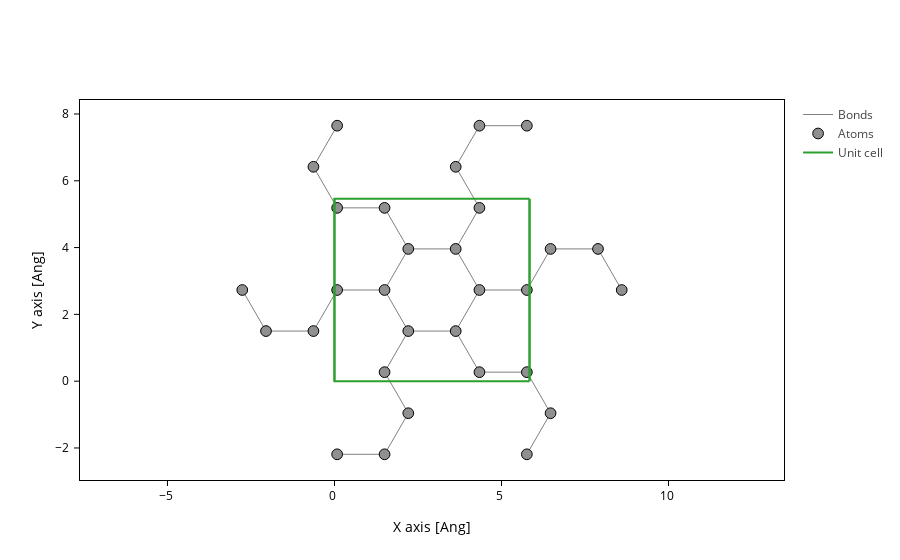

Notebook source saved alongside this figure:
### Code cell
viz.geometry_plot(system, axes=["x", "y"])

### Figure 1 — Plotly figure (JSON) as saved in the notebook; plotly's stock layout.template omitted (floating-point values rounded to 4 significant figures; data arrays with more than 128 entries replaced by an {"elided": "..."} marker saying what was removed)
{"data": [{"line": {"color": "gray", "width": 1}, "meta": {}, "mode": "lines", "name": "Bonds", "opacity": 1, "type": "scatter", "x": {"elided": "630 float values"}, "y": {"elided": "630 float values"}}, {"marker": {"color": "#909090", "line": {"color": "black", "width": 1}, "opacity": 1, "size": 10.72}, "meta": {}, "mode": "markers", "name": "Atoms", "opacity": 1, "type": "scatter", "x": [4.34, 3.63, 2.21, 1.5, 2.21, 3.63, 5.76, 6.47, 7.89, 8.6, 4.34, 3.63, 4.34, 5.76, 1.5, 0.08, -0.63, 0.08, 0.08, -0.63, -2.05, -2.76, 1.5, 2.21, 1.5, 0.08, 4.34, 5.76, 6.47, 5.76], "y": [2.73, 3.96, 3.96, 2.73, 1.5, 1.5, 2.73, 3.96, 3.96, 2.73, 5.189, 6.419, 7.649, 7.649, 5.189, 5.189, 6.419, 7.649, 2.73, 1.5, 1.5, 2.73, 0.2702, -0.9595, -2.189, -2.189, 0.2702, 0.2702, -0.9595, -2.189]}, {"meta": {}, "mode": "lines", "name": "Unit cell", "type": "scatter", "x": [0.0, 0.0, 5.84, 5.84, 0.0, 0.0, NaN, 0.0, 0.0, 0.0, 5.84, 5.84, 0.0, NaN, 5.84, 5.84, NaN, 5.84, 5.84], "y": [0.0, 5.46, 5.46, 5.46, 5.46, 5.46, NaN, 5.46, 0.0, 0.0, 0.0, 0.0, 0.0, NaN, 5.46, 0.0, NaN, 5.46, 0.0]}], "layout": {"scene": {"aspectmode": "data", "xaxis": {"title": {"text": "X axis [Ang]"}}, "yaxis": {"title": {"text": "Y axis [Ang]"}}}, "xaxis": {"scaleanchor": "y", "scaleratio": 1, "title": {"text": "X axis [Ang]"}}, "yaxis": {"title": {"text": "Y axis [Ang]"}}}}
